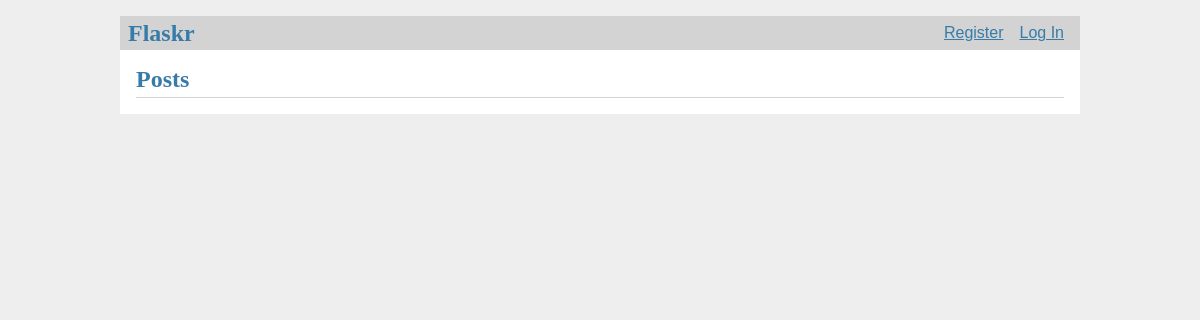
Before: / with the older database file.
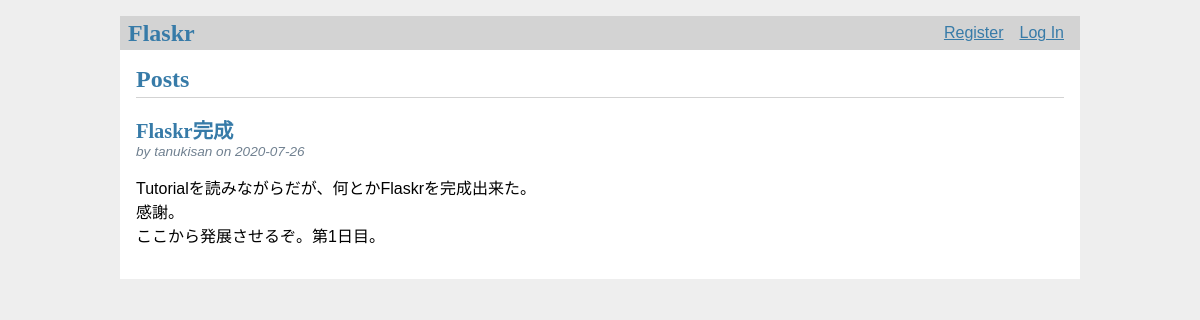
After: the same page with the newer database file.
### tables this page shows
CREATE TABLE post (
    id INTEGER PRIMARY KEY AUTOINCREMENT,
    author_id INTEGER NOT NULL,
    created TIMESTAMP NOT NULL DEFAULT CURRENT_TIMESTAMP,
    title TEXT NOT NULL,
    body TEXT NOT NULL,
    FOREIGN KEY (author_id) REFERENCES user (id)
);

CREATE TABLE user (
    id INTEGER PRIMARY KEY AUTOINCREMENT,
    username TEXT UNIQUE NOT NULL,
    password TEXT NOT NULL
);

### flaskr/blog.py (the view)
@bp.route('/')
def index():
    db = get_db()
    posts = db.execute(
        'SELECT p.id, title, body, created, author_id, username'
        ' FROM post p JOIN user u ON p.author_id = u.id'
        ' ORDER BY created DESC'
    ).fetchall()
    return render_template('blog/index.html', posts=posts)

### flaskr/auth.py (called while the page is built)
@bp.before_app_request
def load_logged_in_user():
    user_id = session.get('user_id')
    if user_id is None:
        g.user = None
    else:
        g.user = get_db().execute(
            'SELECT * FROM user WHERE id = ?', (user_id,)
        ).fetchone()

### flaskr/db.py (called while the page is built)
def get_db():
    if 'db' not in g:
        g.db = sqlite3.connect(
            current_app.config['DATABASE'],
            detect_types=sqlite3.PARSE_DECLTYPES
        )
        g.db.row_factory = sqlite3.Row
    return g.db

### flaskr/templates/blog/index.html (shortened to what this page needs)
{% extends 'base.html' %}
{% block header %}
  <h1>{% block title %}Posts{% endblock %}</h1>
{% endblock %}
{% block content %}
  {% for post in posts %}
    <article class="post">
      <header>
        <div>
          <h1>{{ post['title'] }}</h1>
          <div class="about">by {{ post['username'] }} on {{ post['created'].strftime('%Y-%m-%d') }}</div>
        </div>
      </header>
      <p class="body">{{ post['body'] }}</p>
    </article>
  {% endfor %}
{% endblock %}

### flaskr/templates/base.html (shortened to what this page needs)
<!doctype html>
<link rel="stylesheet" href="{{ url_for('static', filename='style.css') }}">
<nav>
  <h1>Flaskr</h1>
  <ul>
    {% if g.user %}
      <li><span>{{ g.user['username'] }}</span>
      <li><a href="{{ url_for('auth.logout') }}">Log Out</a>
    {% else %}
      <li><a href="{{ url_for('auth.register') }}">Register</a>
      <li><a href="{{ url_for('auth.login') }}">Log In</a>
    {% endif %}
  </ul>
</nav>
<section class="content">
  <header>
    {% block header %}{% endblock %}
  </header>
  {% block content %}{% endblock %}
</section>

### flaskr/static/style.css (style rules this page uses)
h1, h2, h3, h4, h5, h6 { font-family: serif; color: #377ba8; margin: 1rem 0; }
a { color: #377ba8; }
nav { background: lightgray; display: flex; align-items: center; padding: 0 0.5rem; }
nav h1 { flex: auto; margin: 0; }
nav ul { display: flex; list-style: none; margin: 0; padding: 0; }
nav ul li a, nav ul li span, header .action { display: block; padding: 0.5rem; }
.content { padding: 0 1rem 1rem; }
.content > header { border-bottom: 1px solid lightgray; display: flex; align-items: flex-end; }
.content > header h1 { flex: auto; margin: 1rem 0 0.25rem 0; }
.post > header { display: flex; align-items: flex-end; font-size: 0.85em; }
.post > header > div:first-of-type { flex: auto; }
.post > header h1 { font-size: 1.5em; margin-bottom: 0; }
.post .about { color: slategray; font-style: italic; }
.post .body { white-space: pre-line; }
.content:last-child { margin-bottom: 0; }

Changed rows visible on the page:
added post: title "Flaskr完成", username "tanukisan", created "2020-07-26", body "Tutorialを読みながらだが、何とかFlaskrを完成出来た。 感謝。 ここから発展させるぞ。第1日目。"
